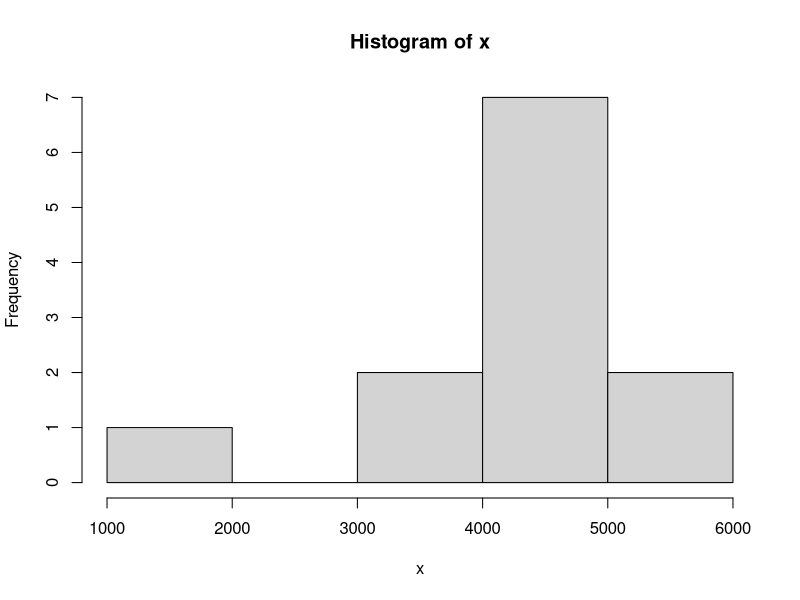

Recreate this plot in R.
x <- c(1973, 4838, 3805, 4494, 4738, 5249, 4459, 4098, 4722, 5894, 3322, 4800)
hist(x)
wilcox.test(x, alternative = "two.sided", mu=4000, exact = TRUE, conf.level=0.95, conf.int = TRUE)
